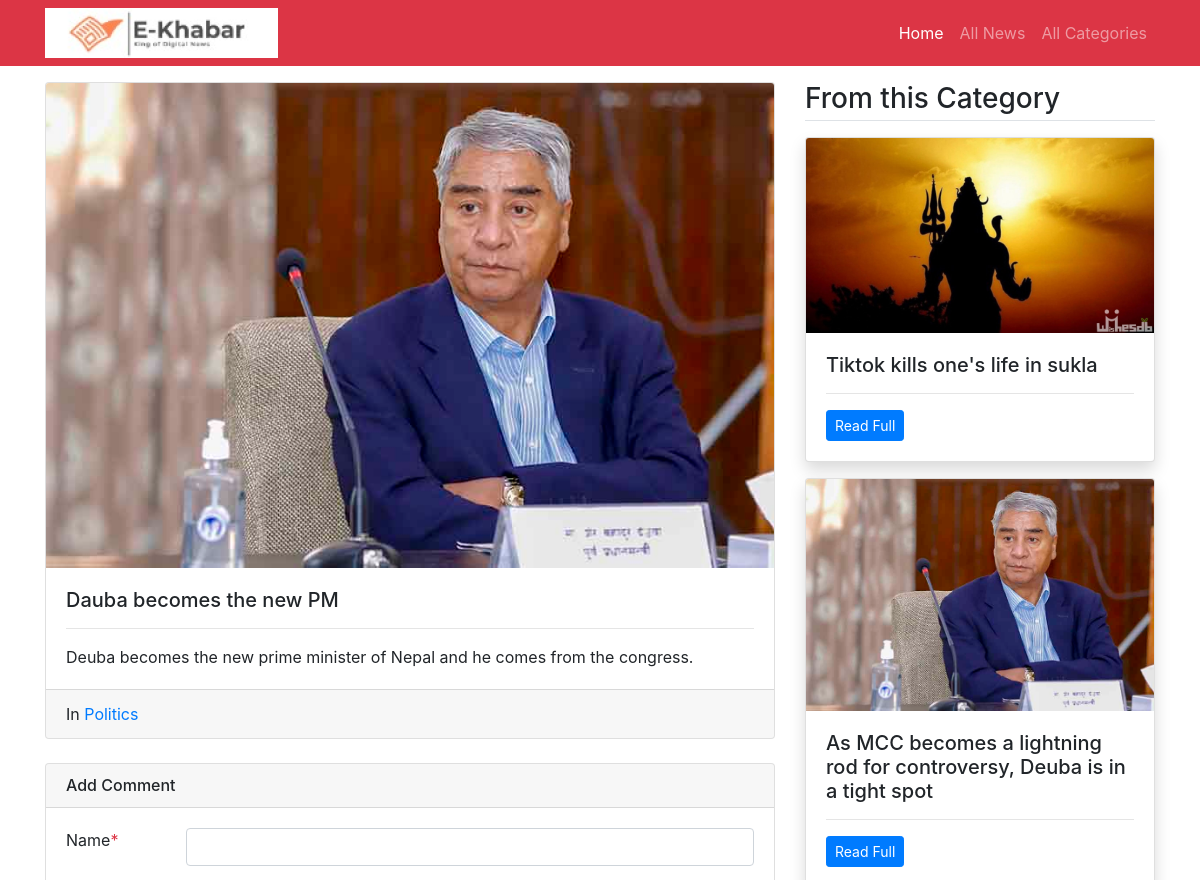
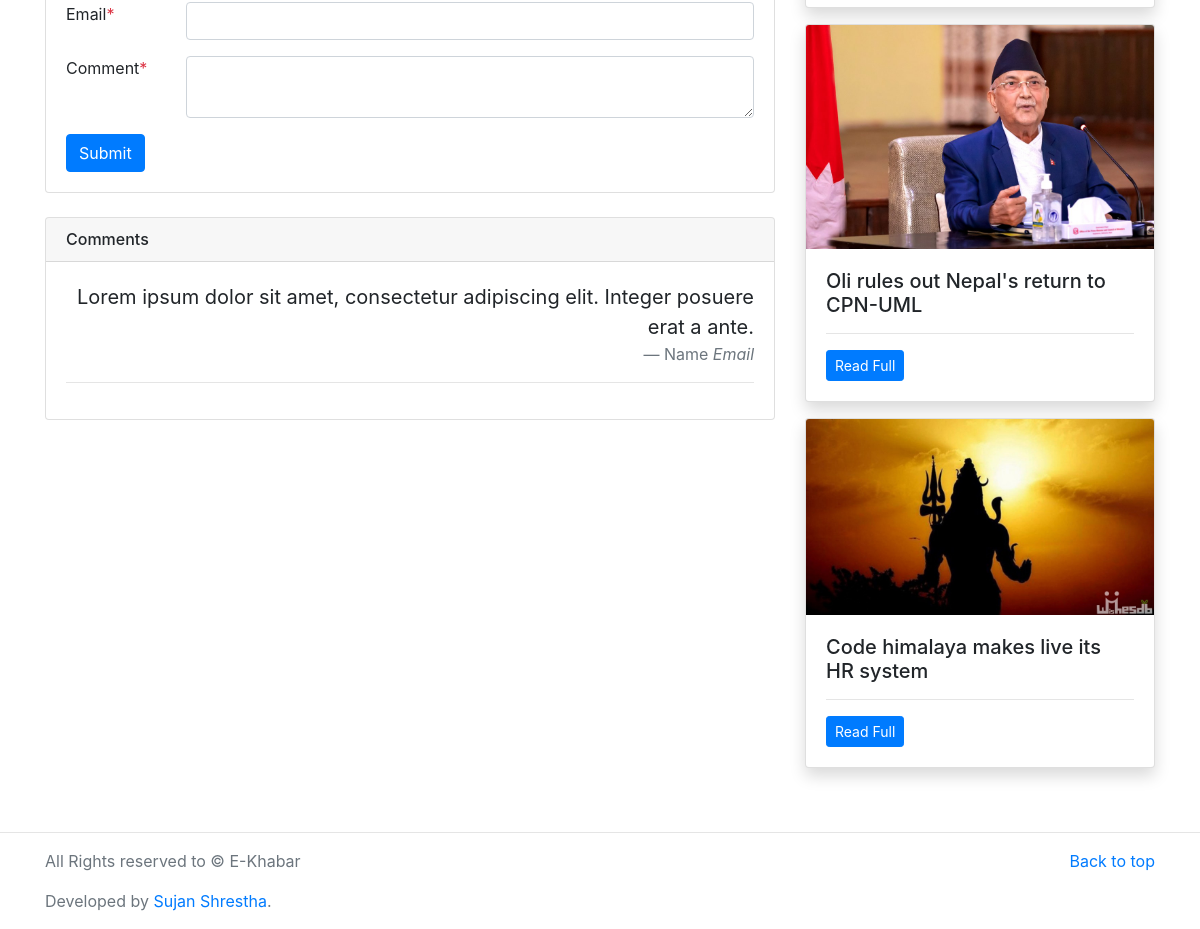
The page /detail/4 on the database its author committed (2 pictures, top to bottom).
### main/models.py (models this page shows, shortened)
class News(models.Model):
    category = models.ForeignKey(Category, on_delete=models.CASCADE)
    title = models.CharField(max_length=300)
    image = models.ImageField(upload_to='imgs/')
    detail = models.TextField()
    add_time = models.DateTimeField(auto_now_add=True)
    class Meta:
        verbose_name_plural='News'

class  Category(models.Model):
    title = models.CharField(max_length=200)
    category_image = models.ImageField(upload_to='imgs/')
    class Meta:
        verbose_name_plural='Categories'

### main/views.py (the view)
# urls.py: path('detail/<int:id>', views.detail, name='detail'),
def detail(request, id):
    news = News.objects.get(pk=id)
    category = Category.objects.get(id=news.category.id)
    rel_news = News.objects.filter(category=category).exclude(id=id)
    return render(request, 'detail.html',{
        'news': news,
        'related_news': rel_news
    })

### main/templates/detail.html
{% extends 'base.html' %}
{% block content %}
<main class="container mt-3 mb-5">
	<div class="row my-3">
		<div class="col-md-8">
			<div class="card mb-3">
                <img src="/media/{{news.image}}" class="card-img-top" alt="media/{{news.image}}">
			  <div class="card-body">
			    <h5 class="card-title">{{news.title}}</h5>
			    <hr/>
			    <p class="card-text">{{news.detail}}</p>
			  </div>
			  <div class="card-footer">
			  	In <a href="/category/{{news.category.id}}">{{news.category.title}}</a>
			  </div>
			</div>
			<div class="card my-4">
				<h6 class="card-header">Add Comment</h6>
				<div class="card-body">
					<form method="post">
						<div class="form-group row">
							<label class="col-md-2">Name<span class="text-danger">*</span></label>
							<div class="col-md-10">
								<input type="text" name="name" required class="form-control" />
							</div>
						</div>
						<div class="form-group row">
							<label class="col-md-2">Email<span class="text-danger">*</span></label>
							<div class="col-md-10">
								<input type="temailext" name="email" required class="form-control" />
							</div>
						</div>
						<div class="form-group row">
							<label class="col-md-2">Comment<span class="text-danger">*</span></label>
							<div class="col-md-10">
								<textarea class="form-control" name="message" required></textarea>
							</div>
						</div>
						<input type="submit" class="btn btn-primary" />
					</form>
				</div>
			</div>
			<div class="card my-4">
				<h6 class="card-header">Comments</h6>
				<div class="card-body">
					<blockquote class="blockquote text-right">
					  <p class="mb-0">Lorem ipsum dolor sit amet, consectetur adipiscing elit. Integer posuere erat a ante.</p>
					  <footer class="blockquote-footer">Name <cite title="Source Title">Email</cite></footer>
					</blockquote>
					<hr/>
				</div>
			</div>
		</div>
		<div class="col-md-4">
			<h3 class="mb-3 border-bottom pb-1">From this Category</h3>
			{% for news in related_news %}
			<div class="card mb-3 shadow">
                <img src="/media/{{news.image}}" class="card-img-top" alt="media/{{news.image}}">
			  <div class="card-body">
			    <h5 class="card-title">{{news.title }}</h5>
			    <hr/>
			    <p class="card-text"><a href="/detail/{{news.id}}" class="btn btn-sm btn-primary">Read Full</a></p>
			  </div>
			</div>
			{% endfor %}
		</div>
	</div>
</main>
{% endblock %}

### rows shown on the page
News: image (picture), title "Dauba becomes the new PM", detail "Deuba becomes the new prime minister of Nepal and he comes from the congress.", category "Politics"
News: image (picture), title "Tiktok kills one's life in sukla"
News: image (picture), title "As MCC becomes a lightning rod for controversy, Deuba is in a tight spot"
News: image (picture), title "Oli rules out Nepal's return to CPN-UML"
News: image (picture), title "Code himalaya makes live its HR system"
